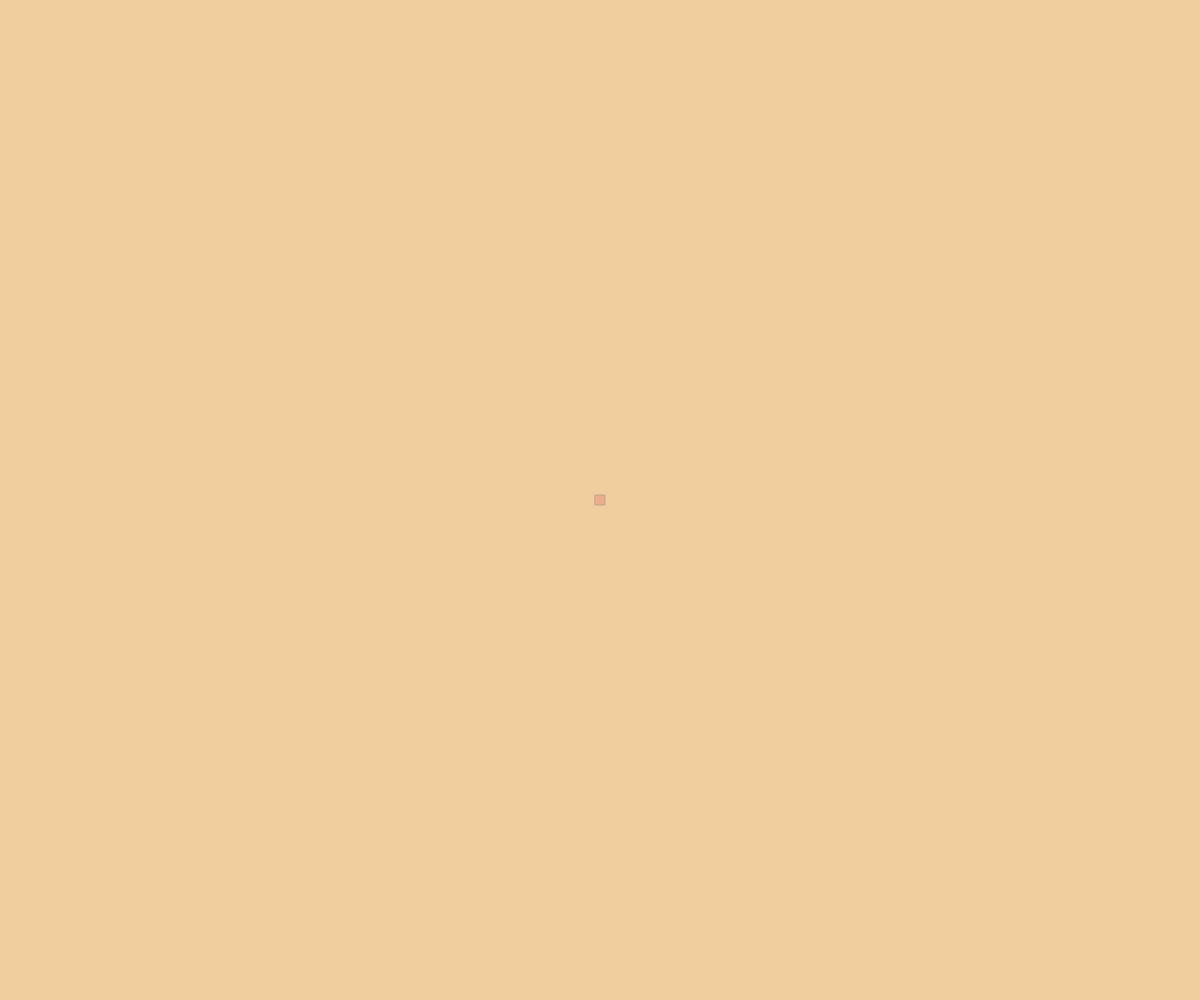
Frame 1 (no input)
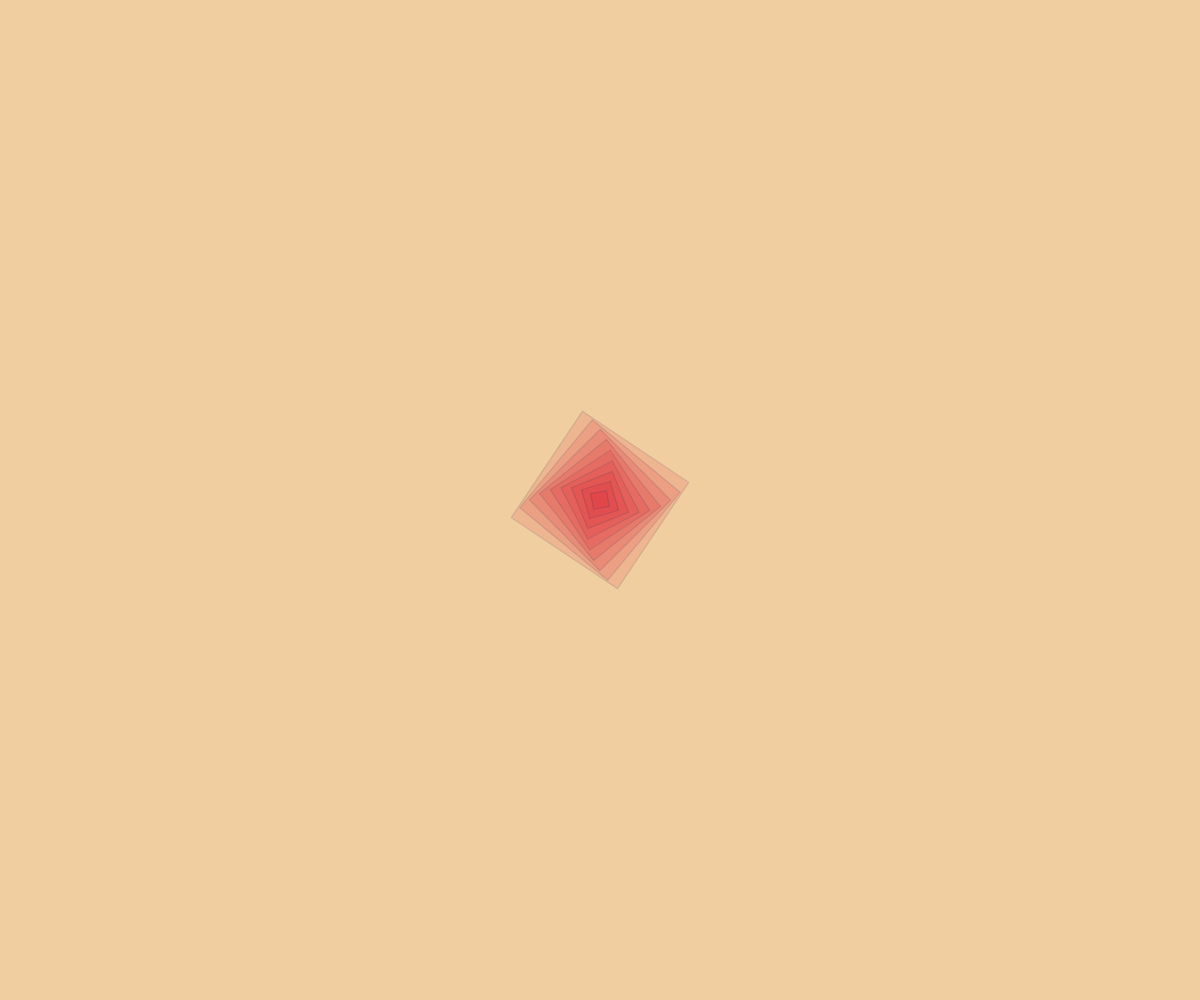
Frame 60 (no input)
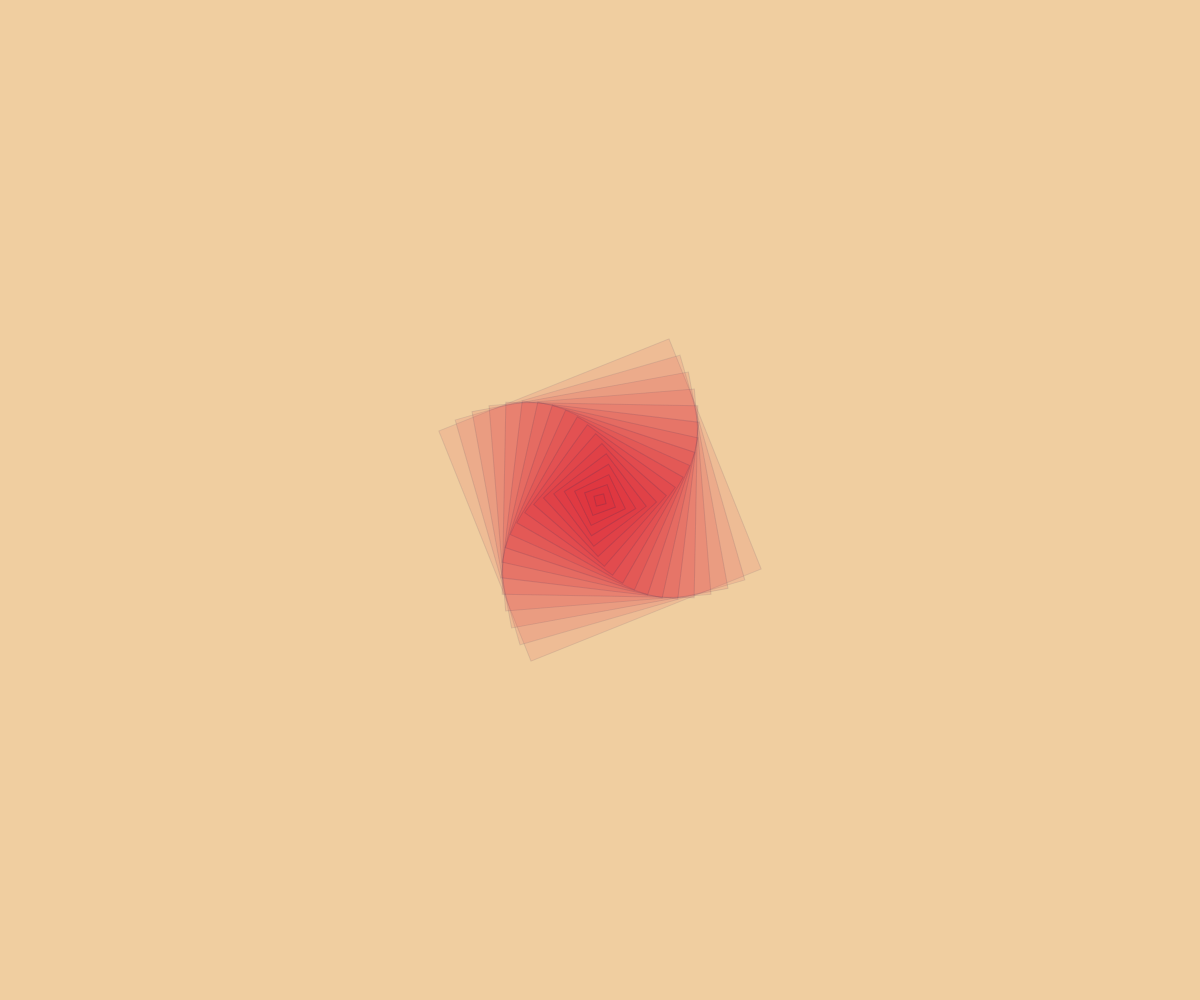
Frame 120 (the mouse pressed at the canvas centre since frame 60)

The p5.js sketch that drew these frames (run headless with seeded random() and noise() and a simulated clock; from frame 60 on, the mouse is pressed at the canvas centre):

// p5.js sketch
// ── sketch.js
"use strict";

var _createClass = function () { function defineProperties(target, props) { for (var i = 0; i < props.length; i++) { var descriptor = props[i]; descriptor.enumerable = descriptor.enumerable || false; descriptor.configurable = true; if ("value" in descriptor) descriptor.writable = true; Object.defineProperty(target, descriptor.key, descriptor); } } return function (Constructor, protoProps, staticProps) { if (protoProps) defineProperties(Constructor.prototype, protoProps); if (staticProps) defineProperties(Constructor, staticProps); return Constructor; }; }();

function _classCallCheck(instance, Constructor) { if (!(instance instanceof Constructor)) { throw new TypeError("Cannot call a class as a function"); } }

// $color1: rgba(219, 43, 57, 1);
// $color2: rgba(41, 51, 92, 1);
// $color3: rgba(243, 167, 18, 1);
// $color4: rgba(240, 206, 160, 1);
// $color5: rgba(83, 77, 65, 1);

// const bgCol = [41, 51, 92];
var bgCol = [240, 206, 160];
var strokeCol = [41, 51, 92];
var fillCol = [219, 43, 57];

var creationCounter = 1;

var bigR = 500;
var rotation = 0;
var rotationInc = -0.01;
var rotationObj = 0;
var rotationIncObj = 0.1;
var lengthInc = 2;
var opacityDec = 0.0008;
var initialOpacity = 0.2;
var decoObjects = [];
var creationRareness = 7;

function setup() {
	createCanvas(windowWidth, windowHeight);
	colorMode(RGB, 255, 255, 255, 1);
	rectMode(CENTER);
	smooth();
}

function draw() {
	if (creationCounter % creationRareness === 1) {
		createDecoObj();
	}

	// --- Draw 
	translate(width / 2, height / 2);
	background(bgCol);

	rotate(rotation);

	var rotStep = TWO_PI / decoObjects.length;
	decoObjects.forEach(function (obj, index) {
		obj.decoDraw();
		obj.update();
	});

	// ---- Update state
	var lastIndex = decoObjects.length - 1;
	if (decoObjects[lastIndex].opacity <= 0) {
		decoObjects.splice(lastIndex, 1);
	}

	rotation -= rotationInc;
	creationCounter += 1;
}

function createDecoObj() {
	var rad = bigR / 50;
	var obj = new DecoObject(rad, rad, initialOpacity, rotationObj);
	decoObjects.push(obj);
	rotationObj += rotationIncObj;
}

var DecoObject = function () {
	function DecoObject(w, h, op, rot) {
		_classCallCheck(this, DecoObject);

		this.width = w;
		this.height = h;
		this.opacity = op;
		this.rotation = rot;
	}

	_createClass(DecoObject, [{
		key: "decoDraw",
		value: function decoDraw() {
			push();
			rotate(this.rotation);
			fill.apply(undefined, fillCol.concat([this.opacity]));
			stroke.apply(undefined, strokeCol.concat([min(this.opacity, 0.3)]));
			rect(0, 0, this.width, this.height);
			pop();
		}
	}, {
		key: "update",
		value: function update() {
			this.opacity -= opacityDec;
			this.width += lengthInc;
			this.height += lengthInc;
		}
	}]);

	return DecoObject;
}();

function windowResized() {
	createCanvas(windowWidth, windowHeight);
	decoObjects = [];
	buildDeco();
}
